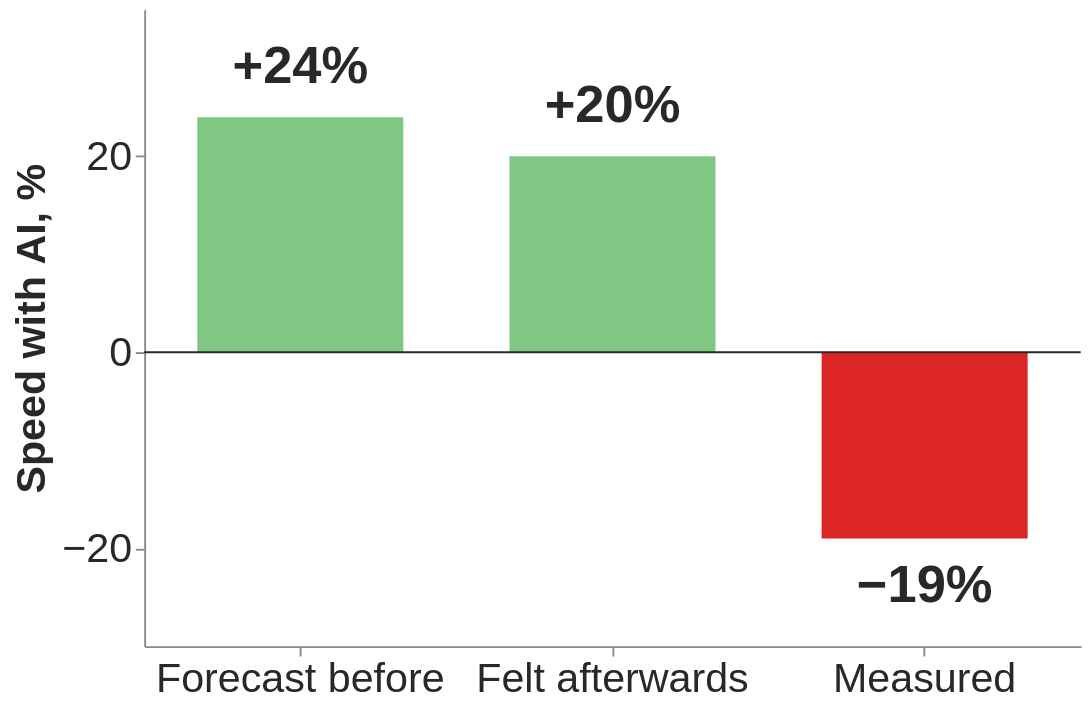

Express this chart as Vega-Lite.
### Vega-Lite specification from a JSON file in a GitHub repository (floating-point values rounded to 4 significant figures)
{"$schema": "https://vega.github.io/schema/vega-lite/v5.json", "width": 500, "height": 340, "data": {"values": [{"k": "Forecast before", "v": 24, "s": "up", "t": "+24%"}, {"k": "Felt afterwards", "v": 20, "s": "up", "t": "+20%"}, {"k": "Measured", "v": -19, "s": "down", "t": "−19%"}]}, "layer": [{"mark": {"type": "bar", "width": 110}, "encoding": {"x": {"field": "k", "type": "ordinal", "sort": null, "axis": {"title": null, "labelAngle": 0, "labelLimit": 220}}, "y": {"field": "v", "type": "quantitative", "scale": {"domain": [-30, 35]}, "axis": {"title": "Speed with AI, %", "grid": false, "values": [-20, 0, 20]}}, "color": {"field": "s", "type": "nominal", "scale": {"domain": ["up", "down"], "range": ["#81c784", "#dc2626"]}, "legend": null}}}, {"transform": [{"calculate": "datum.v>0?datum.v+5:datum.v-5", "as": "p"}], "mark": {"type": "text", "fontSize": 28, "fontWeight": "bold", "color": "#282828"}, "encoding": {"x": {"field": "k", "type": "ordinal", "sort": null}, "y": {"field": "p", "type": "quantitative"}, "text": {"field": "t"}}}, {"data": {"values": [{"y": 0}]}, "mark": {"type": "rule", "color": "#282828"}, "encoding": {"y": {"field": "y", "type": "quantitative"}}}], "config": {"font": "Tahoma, Verdana, sans-serif", "axis": {"labelFontSize": 22, "titleFontSize": 22, "labelColor": "#282828", "titleColor": "#282828"}, "view": {"stroke": null}}}
